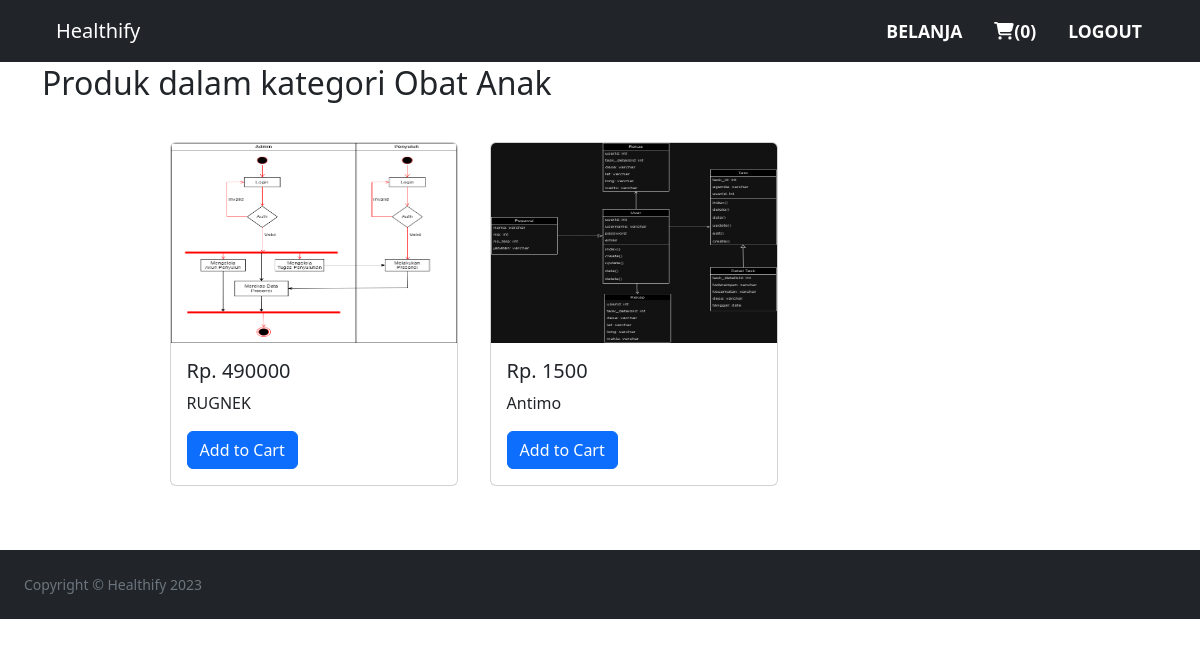
The page /product.php?category=Obat Anak (signed in) on the database its author committed.
### tables this page shows
CREATE TABLE `products` (
  `productID` int(11) NOT NULL,
  `productname` varchar(100) NOT NULL,
  `price` int(11) NOT NULL,
  `category` varchar(100) NOT NULL,
  `product_image` varchar(100) NOT NULL
);

### product.php (the view, shortened to what this page needs)
<?php include("includes/header.php"); ?>
<?php include("includes/navbar.php"); ?>
<div class="container py-5">
	<h2 class="h-auto py-3">Produk dalam kategori <?php echo $_GET['category'] ?></h2>
	<?php
	global $conn;
	if (!isset($_GET['category']) || empty(trim($_GET['category']))) {
		header("location: categories.php");
	} else {
		$category = htmlspecialchars(stripslashes(strip_tags($_GET['category'])));
		$category = mysqli_real_escape_string($conn, $category);
		$query = "SELECT * FROM `products` WHERE category = '$category'";
		$result = mysqli_query($conn, $query) or die(mysqli_error($conn));
		if ($count == 0) exit("Belum ada produk dalam kategori ini."); ?>
		<div class="container-grid">
			<?php
			while ($row = mysqli_fetch_array($result)) {
			?>
				<div class="card m-3" style="width: 18rem;">
					<img src="<?php echo basename('uploads/') . "/" .  $row['product_image']; ?>" class="card-img-top" width="200" height="200">
					<div class="card-body">
						<h5 class="card-title"><?php echo "Rp. " . $row['price'] ?></h5>
						<p class="card-text"><?php echo $row['productname'] ?></p>
						<a href="addtocart.php?id=<?php echo $row['productID'] ?>" class="btn btn-primary">Add to Cart</a>
					</div>
				</div>
			<?php
				}
			}
			?>
		</div>
</div>
	<?php include("includes/footer.php"); ?>
</body>
</html>

### css/grid.css (style rules this page uses)
.container-grid { margin-left: 10%; display: flex; flex-wrap: wrap; }

### rows shown on the page
products: product_image (picture), price "490000", productname "RUGNEK"
products: product_image (picture), price "1500", productname "Antimo"

### other values the page prints
$cartCount "0"
$_GET['category'] "Obat Anak"
